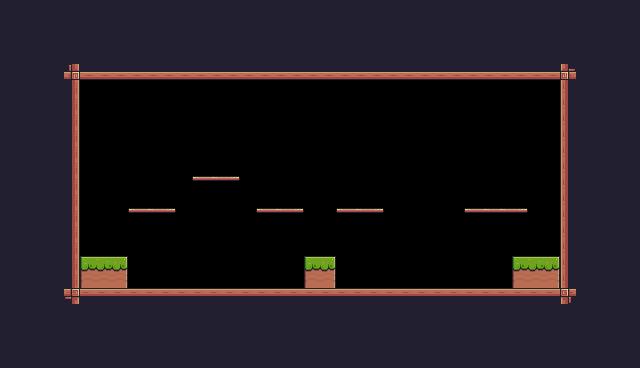

Tiled map render using the project's own tile images. Description and the whole map definition, tile-layer contents included, below:
An orthogonal 40x23 tile map with 16x16 px tiles, 1 tile layer (Background) and 19 objects (5x Platform, 3x Saw, 2x Fruit, PlayerModel, Checkpoint).

<map version="1.10" tiledversion="1.10.2" orientation="orthogonal" renderorder="right-down" width="40" height="23" tilewidth="16" tileheight="16" infinite="0" nextlayerid="4" nextobjectid="37">
 <tileset firstgid="1" source="pixel_adventure.tsx" />
 <layer id="1" name="Background" width="40" height="23">
  <data encoding="csv">
112,112,112,112,112,112,112,112,112,112,112,112,112,112,112,112,112,112,112,112,112,112,112,112,112,112,112,112,112,112,112,112,112,112,112,112,112,112,112,112,
112,112,112,112,112,112,112,112,112,112,112,112,112,112,112,112,112,112,112,112,112,112,112,112,112,112,112,112,112,112,112,112,112,112,112,112,112,112,112,112,
112,112,112,112,112,112,112,112,112,112,112,112,112,112,112,112,112,112,112,112,112,112,112,112,112,112,112,112,112,112,112,112,112,112,112,112,112,112,112,112,
112,112,112,112,112,112,112,112,112,112,112,112,112,112,112,112,112,112,112,112,112,112,112,112,112,112,112,112,112,112,112,112,112,112,112,112,112,112,112,112,
112,112,112,112,135,134,134,134,134,134,134,134,134,134,134,134,134,134,134,134,134,134,134,134,134,134,134,134,134,134,134,134,134,134,134,133,112,112,112,112,
112,112,112,112,113,0,0,0,0,0,0,0,0,0,0,0,0,0,0,0,0,0,0,0,0,0,0,0,0,0,0,0,0,0,0,111,112,112,112,112,
112,112,112,112,113,0,0,0,0,0,0,0,0,0,0,0,0,0,0,0,0,0,0,0,0,0,0,0,0,0,0,0,0,0,0,111,112,112,112,112,
112,112,112,112,113,0,0,0,0,0,0,0,0,0,0,0,0,0,0,0,0,0,0,0,0,0,0,0,0,0,0,0,0,0,0,111,112,112,112,112,
112,112,112,112,113,0,0,0,0,0,0,0,0,0,0,0,0,0,0,0,0,0,0,0,0,0,0,0,0,0,0,0,0,0,0,111,112,112,112,112,
112,112,112,112,113,0,0,0,0,0,0,0,0,0,0,0,0,0,0,0,0,0,0,0,0,0,0,0,0,0,0,0,0,0,0,111,112,112,112,112,
112,112,112,112,113,0,0,0,0,0,0,0,0,0,0,0,0,0,0,0,0,0,0,0,0,0,0,0,0,0,0,0,0,0,0,111,112,112,112,112,
112,112,112,112,113,0,0,0,0,0,0,0,40,41,42,0,0,0,0,0,0,0,0,0,0,0,0,0,0,0,0,0,0,0,0,111,112,112,112,112,
112,112,112,112,113,0,0,0,0,0,0,0,0,0,0,0,0,0,0,0,0,0,0,0,0,0,0,0,0,0,0,0,0,0,0,111,112,112,112,112,
112,112,112,112,113,0,0,0,40,41,42,0,0,0,0,0,40,41,42,0,0,40,41,42,0,0,0,0,0,40,41,41,42,0,0,111,112,112,112,112,
112,112,112,112,113,0,0,0,0,0,0,0,0,0,0,0,0,0,0,0,0,0,0,0,0,0,0,0,0,0,0,0,0,0,0,111,112,112,112,112,
112,112,112,112,113,0,0,0,0,0,0,0,0,0,0,0,0,0,0,0,0,0,0,0,0,0,0,0,0,0,0,0,0,0,0,111,112,112,112,112,
112,112,112,112,113,7,8,9,0,0,0,0,0,0,0,0,0,0,0,7,9,0,0,0,0,0,0,0,0,0,0,0,7,8,9,111,112,112,112,112,
112,112,112,112,113,29,30,31,0,0,0,0,0,0,0,0,0,0,0,29,31,0,0,0,0,0,0,0,0,0,0,0,29,30,31,111,112,112,112,112,
112,112,112,112,91,90,90,90,90,90,90,90,90,90,90,90,90,90,90,90,90,90,90,90,90,90,90,90,90,90,90,90,90,90,90,89,112,112,112,112,
112,112,112,112,112,112,112,112,112,112,112,112,112,112,112,112,112,112,112,112,112,112,112,112,112,112,112,112,112,112,112,112,112,112,112,112,112,112,112,112,
112,112,112,112,112,112,112,112,112,112,112,112,112,112,112,112,112,112,112,112,112,112,112,112,112,112,112,112,112,112,112,112,112,112,112,112,112,112,112,112,
112,112,112,112,112,112,112,112,112,112,112,112,112,112,112,112,112,112,112,112,112,112,112,112,112,112,112,112,112,112,112,112,112,112,112,112,112,112,112,112,
112,112,112,112,112,112,112,112,112,112,112,112,112,112,112,112,112,112,112,112,112,112,112,112,112,112,112,112,112,112,112,112,112,112,112,112,112,112,112,112
</data>
 </layer>
 <objectgroup id="2" name="Collisions">
  <object id="1" x="64" y="64" width="512" height="16" />
  <object id="2" x="64" y="80" width="16" height="208" />
  <object id="3" x="560" y="80" width="16" height="208" />
  <object id="5" x="64" y="288" width="512" height="16" />
  <object id="6" x="80" y="256" width="48" height="32" />
  <object id="8" x="512" y="256" width="48" height="32" />
  <object id="9" x="304" y="256" width="32" height="32" />
  <object id="10" type="Platform" x="128" y="208" width="48" height="16" />
  <object id="11" type="Platform" x="192" y="176" width="48" height="16" />
  <object id="12" type="Platform" x="256" y="208" width="48" height="16" />
  <object id="13" type="Platform" x="336" y="208" width="48" height="16" />
  <object id="15" type="Platform" x="464" y="208" width="64" height="16" />
 </objectgroup>
 <objectgroup id="3" name="Spawnpoint">
  <object id="16" name="Player" type="PlayerModel" x="96" y="224" width="32" height="32" />
  <object id="21" name="Cherries" type="Fruit" x="304" y="144" width="32" height="32" />
  <object id="22" name="Cherries" type="Fruit" x="304" y="224" width="32" height="32" />
  <object id="30" type="Saw" x="192" y="272" width="32" height="32">
   <properties>
    <property name="isVertical" type="bool" value="false" />
    <property name="offNeg" type="float" value="4" />
    <property name="offPos" type="float" value="5" />
   </properties>
  </object>
  <object id="34" type="Saw" x="416" y="272" width="32" height="32">
   <properties>
    <property name="isVertical" type="bool" value="false" />
    <property name="offNeg" type="float" value="5" />
    <property name="offPos" type="float" value="4" />
   </properties>
  </object>
  <object id="35" type="Saw" x="416" y="144" width="32" height="32">
   <properties>
    <property name="isVertical" type="bool" value="true" />
    <property name="offNeg" type="float" value="4" />
    <property name="offPos" type="float" value="5" />
   </properties>
  </object>
  <object id="36" type="Checkpoint" x="464" y="144" width="64" height="64" />
 </objectgroup>
</map>
